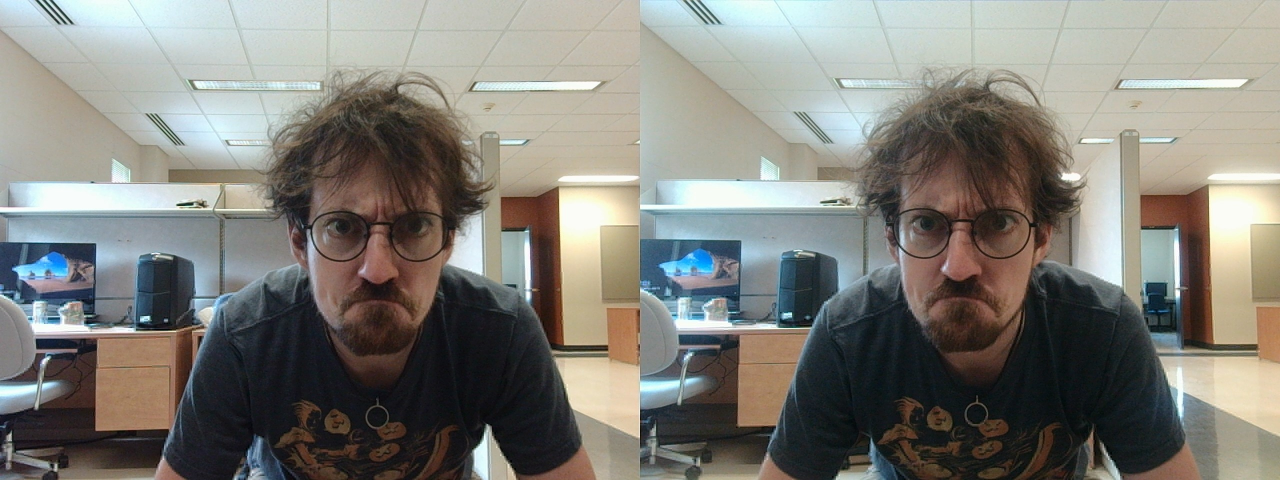
#> input picture Img/nico2.jpg, 2560 x 960 px (shown at 1/2 size)
$ python stereo_cam_app.py Img/nico2.jpg   (older library calls are emulated)
#> lines starting #> are read from the running program, lines starting #| are printed output that depends on the picture
#  Nicolas Auclair-Labbé - aucn2303
#  Ala Antabli - anta2801


# import collections
import cv2
import numpy as np
import sys
from typing import NamedTuple
import os.path
import open3d

# Basic data structure to keep both images from a stereo capture
class StereoImg(NamedTuple):
    left_img: np.ndarray
    right_img: np.ndarray


# Get the StereoImg using the path passed as parameters
def get_stereo_img(argv, isGray):
    # We check if we want to parse only with grayscale or with colors
    color_code = cv2.COLOR_BGR2GRAY if isGray else cv2.COLOR_BGR2RGB
    # We start by checking if the paths are pointing to some valid files.
    if not os.path.isfile(argv[0]):
        print("The path : ", argv[0], " doesn't point to a valid file.")
        sys.exit()
    elif len(argv) == 2 and not os.path.isfile(argv[0]):
        print("The path : ", argv[1], " doesn't point to a valid file.")
        sys.exit()

    # If there's only one path, we assume both images are together and we split them in a left and right image.
    if len(argv) == 1:
        merged_img = cv2.imread(argv[0])
        filtered_merged_img = cv2.cvtColor(merged_img, color_code)
        # Checks if the image has been read correctly
        if merged_img is None:
            print("Something went wrong and the image at the path : ", argv[0], " couldn't be read.")
            sys.exit()


        if isGray:
            merged_h, merged_w = filtered_merged_img.shape
            width_cutoff = merged_w // 2
            filtered_img_l = filtered_merged_img[:, :width_cutoff]
            filtered_img_r = filtered_merged_img[:, width_cutoff:]
        else:
            merged_h, merged_w, color_channel = filtered_merged_img.shape
            width_cutoff = merged_w // 2
            filtered_img_l = filtered_merged_img[:, :width_cutoff]
            filtered_img_r = filtered_merged_img[:, width_cutoff:]

    # Otherwise, we just have to read both images
    else:
        img_left = cv2.imread(argv[0])
        img_right = cv2.imread(argv[1])
        filtered_img_l = cv2.cvtColor(img_left, color_code)
        filtered_img_r = cv2.cvtColor(img_right, color_code)
        # Checks if both images have been read correctly
        if img_left is None:
            print("Something went wrong and the image at the path : ", argv[0], " couldn't be read.")
            sys.exit()
        elif img_right is None:
            print("Something went wrong and the image at the path : ", argv[1], " couldn't be read.")
            sys.exit()

    # Returns the combination the left and right image in a StereoImg
    images = StereoImg(filtered_img_l, filtered_img_r)
    return images

# Calibrates the stereo images using the chessboards patterns. A lot of information regarding the matching is also done in that method
def calibrate_stereo_cam(stereo_img, stereo_img_color, is_debugging):
    # Constant used in the method
    criteria = (cv2.TERM_CRITERIA_EPS + cv2.TERM_CRITERIA_MAX_ITER, 30, 0.001)
    img_size = [1280, 960]
    chessboard_sqr_size = 20
    chessboard_size = (9, 7)

    objp = np.zeros((chessboard_size[0] * chessboard_size[1], 3), np.float32)
    objp[:, :2] = np.mgrid[0:chessboard_size[0], 0:chessboard_size[1]].T.reshape(-1, 2) * chessboard_sqr_size

    # Arrays to store object points and image points from all the images.
    obj_points = []  # 3d point in real world space for left camera
    img_points_l = []  # 2d points in the left image plane.
    img_points_r = []  # 2d points in right image plane.

    # Gets the mire in the folder 'Img/Calibration
    mire_left = []
    mire_right = []

    # Read and parse the mire into a left and right array
    print("Fetching the chessboard patterns in 'Img/Calibration/'")
    for i in range(1, 22):
        mire_full = get_stereo_img(['Img/Calibration/mire' + str(i) + '.jpg'], isGray=True)
        mire_left.append(mire_full.left_img)
        mire_right.append(mire_full.right_img)

    print("Finding the corners in the chessboards pattern")
    for img_L, img_R in zip(mire_left, mire_right):
        ret_l, corners_left = cv2.findChessboardCorners(img_L, chessboard_size, None)
        ret_r, corners_right = cv2.findChessboardCorners(img_R, chessboard_size, None)

        if ret_l and ret_r:
            obj_points.append(objp)
            corners_left = cv2.cornerSubPix(img_L, corners_left, (11, 11), (-1, -1), criteria)
            img_points_l.append(corners_left)
            corners_right = cv2.cornerSubPix(img_R, corners_right, (11, 11), (-1, -1), criteria)
            img_points_r.append(corners_right)
            # Draw and display the corners if the option has be set to true
            if is_debugging:
                cv2.drawChessboardCorners(img_L, chessboard_size, corners_left, ret_l)
                cv2.imshow('Chessboard left', img_L)
                cv2.drawChessboardCorners(img_R, chessboard_size, corners_right, ret_r)
                cv2.imshow('Chessboard right', img_R)
                cv2.waitKey(0)

    print("Getting the calibration parameters for both cameras")
    # Get the calibration parameters for both cameras
    ret_l, mtx_l, dist_l, rvecs_l, tvecs_l = cv2.calibrateCamera(obj_points, img_points_l, img_size, None, None)
    ret_r, mtx_r, dist_r, rvecs_r, tvecs_r = cv2.calibrateCamera(obj_points, img_points_r, img_size, None, None)

    print("-------------------------------")
    print("calibrateCamera (left):")
    print('return value (left)\n', ret_l)
    print('matrix (left)\n', mtx_l)
    print('distortion (left)\n', dist_l)

    print("-------------------------------")
    print("calibrateCamera (right):")
    print('return value (right)\n', ret_r)
    print('matrix (right)\n', mtx_r)
    print('distortion (right)\n', dist_r)


    new_left_matrix, roi_L = cv2.getOptimalNewCameraMatrix(mtx_l, 0, img_size, 1, img_size)
    new_right_matrix, roi_R = cv2.getOptimalNewCameraMatrix(mtx_r, 0, img_size, 1, img_size)

    # Perform the stereo calibration with the intrinsic parameters
    flags = 0
    flags |= cv2.CALIB_FIX_INTRINSIC
    criteria_stereo = (cv2.TERM_CRITERIA_EPS + cv2.TERM_CRITERIA_MAX_ITER, 30, 0.001)

    ret_stereo, new_mtx_l, dist_l, new_mtx_r, dist_r, rot, trans, essential_mtx, fundamental_mtx = cv2.stereoCalibrate(
        obj_points, img_points_l, img_points_r,
        new_left_matrix, 0, new_right_matrix,
        0, img_size,
        criteria_stereo, flags)

    print("-------------------------------")
    print("stereoCalibrate :")
    print('return value\n', ret_stereo)
    print('new left matrix\n', new_mtx_l)
    print('new right matrix\n', new_mtx_r)
    print('distortion (left)\n', dist_l)
    print('distortion (right)\n', dist_r)
    print('Rotation\n', rot)
    print('Translation\n', trans)
    print('Essential matrix: \n', essential_mtx)
    print('Fundamental matrix: \n', fundamental_mtx)

    rectify_scale = 1
    rect_l, rect_r, proj_mat_l, proj_mat_r, Q, roi_l, roi_r = cv2.stereoRectify(new_mtx_l, 0, new_mtx_r, 0,
                                                                              img_size, rot, trans,
                                                                              rectify_scale, (0, 0))
    print("-------------------------------")
    print("stereoRectify :")
    print('rectification matrix (left)\n', rect_l)
    print('rectification matrix (right)\n', rect_r)
    print('projection matrix (left)\n', proj_mat_l)
    print('projection matrix (right)\n', proj_mat_r)
    print('Q\n', Q)
    print('ROI (left)\n', roi_l)
    print('ROI (right)\n', roi_r)

    stereo_map_l = cv2.initUndistortRectifyMap(new_mtx_l, 0, rect_l, proj_mat_l, img_size, cv2.CV_16SC2)
    stereo_map_r = cv2.initUndistortRectifyMap(new_mtx_r, 0, rect_r, proj_mat_r, img_size, cv2.CV_16SC2)

    # Calibrate the images using the all the calibration data
    fixed_left_img = cv2.remap(stereo_img.left_img, stereo_map_l[0], stereo_map_l[1], cv2.INTER_LANCZOS4)
    fixed_right_img = cv2.remap(stereo_img.right_img, stereo_map_r[0], stereo_map_r[1], cv2.INTER_LANCZOS4)

    # Resize the images to fit the new region of interest. Also put both images to the same size
    # We also want to resize the color images to use later for the 3D rendering
    x = roi_l[0] if roi_l[0] > roi_r[0] else roi_r[0]
    y = roi_l[1] if roi_l[1] > roi_r[1] else roi_r[1]
    w = roi_l[2] + roi_l[0] if roi_l[2] + roi_l[0] < roi_r[2] + roi_r[0] else roi_r[2] + roi_r[0]
    h = roi_l[3] + roi_l[1] if roi_l[3] + roi_l[1] < roi_r[3] + roi_r[1] else roi_r[3] + roi_r[1]

    roi_left_stereo_img = stereo_img_color.left_img[y:h, x:w]
    roi_right_stereo_img = stereo_img_color.right_img[y:h, x:w]
    fixed_left_img = fixed_left_img[y:h, x:w]
    fixed_right_img = fixed_right_img[y:h, x:w]

    calibrated_img = StereoImg(fixed_left_img, fixed_right_img)
    roi_stereo_col = StereoImg(roi_left_stereo_img, roi_right_stereo_img)

    mean_error_left = 0
    mean_error_right = 0
    for i in range(len(obj_points)):
        imgpoints2, _ = cv2.projectPoints(obj_points[i], rvecs_l[i], tvecs_l[i], mtx_l, dist_l)
        error = cv2.norm(img_points_l[i], imgpoints2, cv2.NORM_L2) / len(imgpoints2)
        mean_error_left += error
    print("total projection error (left): {}".format(mean_error_left / len(obj_points)))
    for i in range(len(obj_points)):
        imgpoints2, _ = cv2.projectPoints(obj_points[i], rvecs_r[i], tvecs_r[i], mtx_r, dist_r)
        error = cv2.norm(img_points_r[i], imgpoints2, cv2.NORM_L2) / len(imgpoints2)
        mean_error_right += error
    print("total projection error (right): {}".format(mean_error_right / len(obj_points)))

    if is_debugging:
        cv2.imshow('left img ', calibrated_img.left_img)
        cv2.imshow('right img ', calibrated_img.right_img)
        cv2.waitKey(0)

    return calibrated_img, trans, roi_stereo_col


# Gets a disparity mat by matching both images in the stereo set. A part of the matching has been done in the method
# 'calibrate_stereo_cam()', hence the reason there's not much to see here
# [117 lines left out: functions image_matching, depth_rendering, debug_print_lr, not called in this run]


# Main method, everything starts and ends here!
def main(argv):
    # If the number of parameters is > 2, exit the process
    if len(argv) > 2 or len(argv) == 0:
        print("The number of arguments should be either 1 or 2, please refer to the README.md for more information "
              "about the execution of this program.")
        sys.exit()

    # Get the images from the path passed as parameters Since we want to match the stereo capture, we can capture the image using the colors or a greyscale filter. It can be modified by changing the second parameter of the function
    print("----------------------------------")
    print("Getting the stereo images to process")
    print("----------------------------------")
    stereo_img = get_stereo_img(argv, isGray=True)
#> in get_stereo_img, merged_img is the input picture: shape (960, 2560, 3); mean B, G, R 120.4, 126.7, 128
#> in get_stereo_img, `filtered_merged_img = cv2.cvtColor(merged_img, color_code)`:
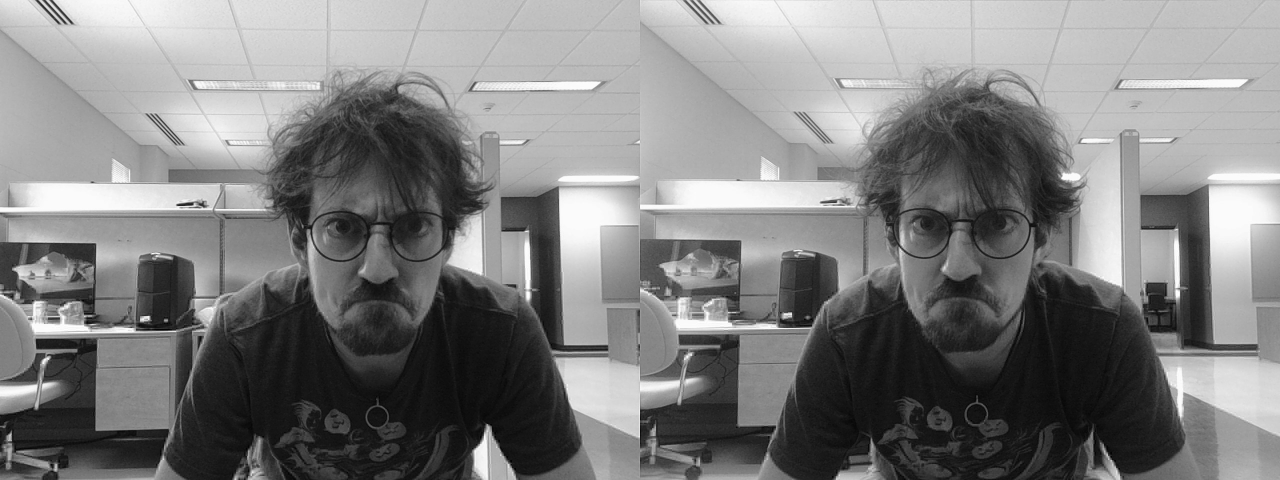
#> filtered_merged_img: shape (960, 2560) (shown at 1/2 size); min 0, max 255, mean 126.4
#> in get_stereo_img, `filtered_img_l = filtered_merged_img[:, :width_cutoff]`:
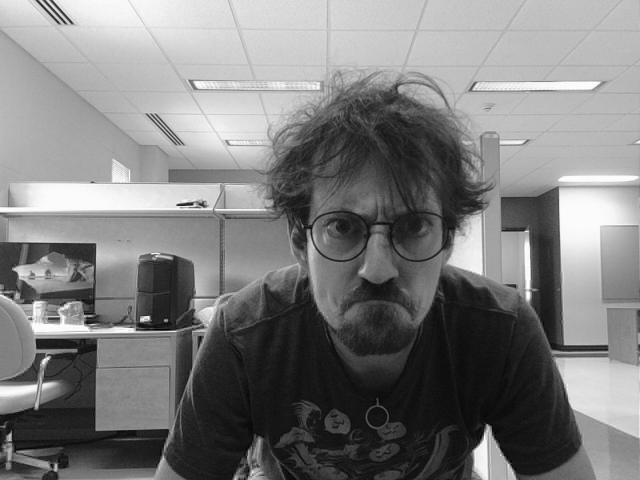
#> filtered_img_l: shape (960, 1280) (shown at 1/2 size); min 0, max 255, mean 124.9
#> in get_stereo_img, `filtered_img_r = filtered_merged_img[:, width_cutoff:]`:
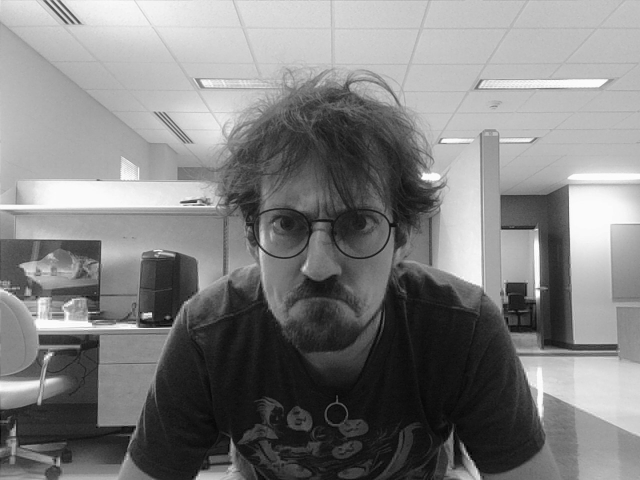
#> filtered_img_r: shape (960, 1280) (shown at 1/2 size); min 0, max 255, mean 127.8
    stereo_img_color = get_stereo_img(argv, isGray=False)
#> call 2 of get_stereo_img, with isGray = False
#> in get_stereo_img (call 2), `filtered_img_l = filtered_merged_img[:, :width_cutoff]`:
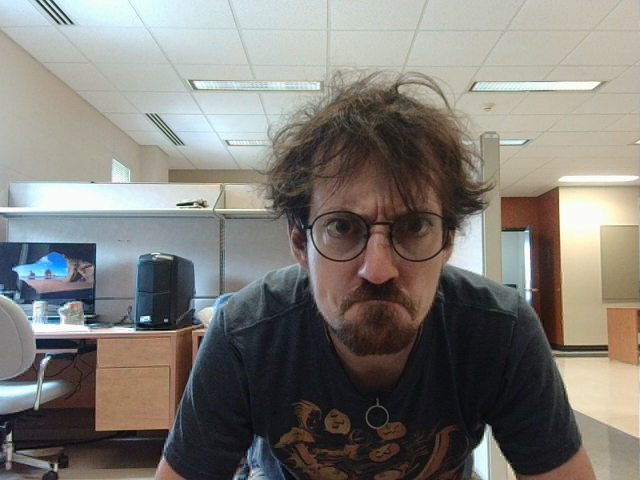
#> filtered_img_l: shape (960, 1280, 3) (shown at 1/2 size); mean R, G, B 127.6, 124.7, 119.1
#> in get_stereo_img (call 2), `filtered_img_r = filtered_merged_img[:, width_cutoff:]`:
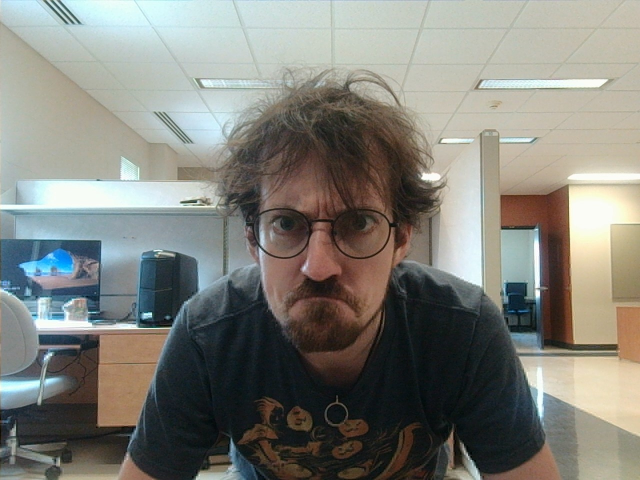
#> filtered_img_r: shape (960, 1280, 3) (shown at 1/2 size); mean R, G, B 128.4, 128.7, 121.8

    # Debugging method used to print both left and right images.
    # debug_print_lr(stereo_img)

    # Calibrate the images using the chessboard patterns found in the folder Img/Calibration/. Also crop a colored version of the stereo capture for later use.
    # The third parameter is a bool to determine if the process shows the corner of the chessboard pattern or not
    # Returns the calibrated images, the translation vector (we want the difference between both camera) and a resized colored stereo set of images for 3D rendering
    print("----------------------------------")
    print("Calibrating the images")
    print("----------------------------------")
    stereo_img_rect, translation, roi_stereo_color = calibrate_stereo_cam(stereo_img, stereo_img_color, is_debugging=False)

    # Debugging method used to print both left and right images rectified
    # debug_print_lr(roi_stereo_color)

    # Proceeds to the matching of the left and right images and returns a 2D matrix with the disparity for each pixels
    # Returns the disparity map
    print("----------------------------------")
    print("Matching both images to get a disparity map")
    print("----------------------------------")
    disparity_map = image_matching(stereo_img_rect)

    # # Shows the disparity map returned from the method 'image_matching'
    # cv2.imshow('disparity_map', disparity_map)
    # cv2.waitKey(0)

    # Creates a 3D render of the stereo capture using the disparity map, a colored set of stereo images and the translation vector
    print("----------------------------------")
    print("Creating a 3D render of the stereo capture")
    print("----------------------------------")
    depth_rendering(disparity_map, roi_stereo_color, translation)

    print("----------------------------------")
    print("Exiting the program")
    print("----------------------------------")

if __name__ == "__main__":
    main(sys.argv[1:])
#> (the program exits here)

$ run again, with Img/dist1.jpg copied over Img/nico2.jpg
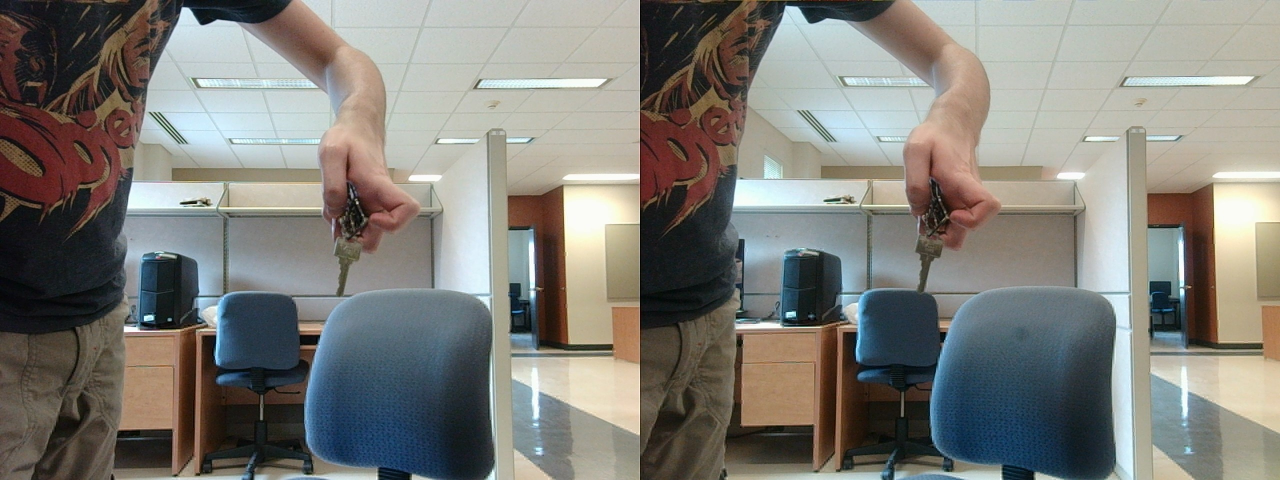
#> input picture Img/dist1.jpg, 2560 x 960 px (shown at 1/2 size)
#> in get_stereo_img, merged_img is the input picture: shape (960, 2560, 3); mean B, G, R 120.3, 125.9, 127.1
#> filtered_merged_img: shape (960, 2560, 3)
#> in get_stereo_img (call 2), `filtered_img_l = filtered_merged_img[:, :width_cutoff]`:
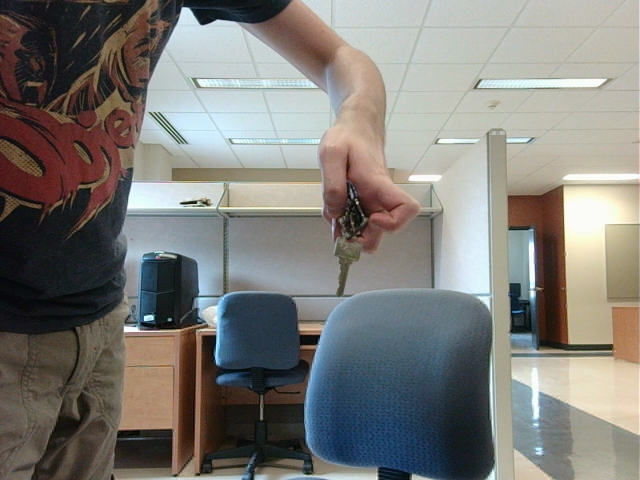
#> filtered_img_l: shape (960, 1280, 3) (shown at 1/2 size); mean R, G, B 125.8, 124.2, 119.8
#> in get_stereo_img (call 2), `filtered_img_r = filtered_merged_img[:, width_cutoff:]`:
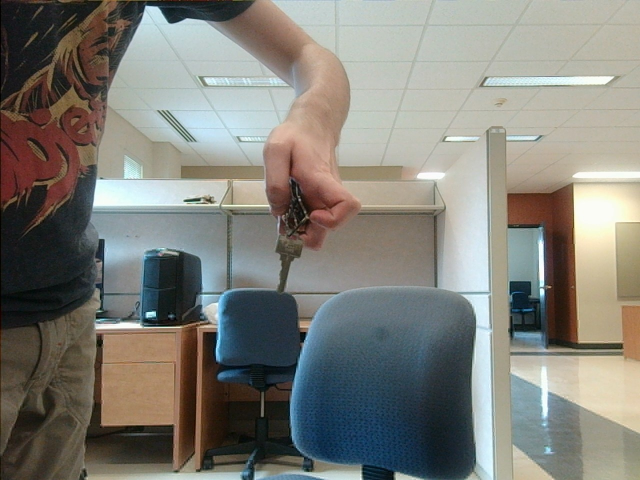
#> filtered_img_r: shape (960, 1280, 3) (shown at 1/2 size); mean R, G, B 128.5, 127.6, 120.7
